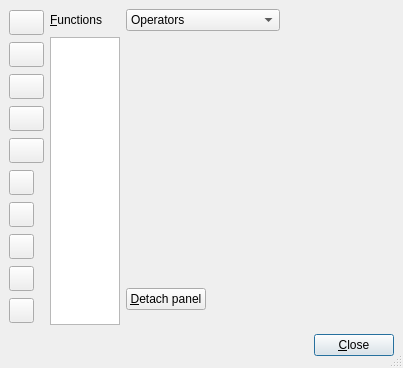
<ui version="4.0" >
 <author></author>
 <comment></comment>
 <exportmacro></exportmacro>
 <class>QMathUi</class>
 <widget class="QDialog" name="QMathUi" >
  <property name="geometry" >
   <rect>
    <x>0</x>
    <y>0</y>
    <width>403</width>
    <height>368</height>
   </rect>
  </property>
  <property name="windowTitle" >
   <string/>
  </property>
  <property name="sizeGripEnabled" >
   <bool>true</bool>
  </property>
  <layout class="QGridLayout" >
   <property name="margin" >
    <number>9</number>
   </property>
   <property name="spacing" >
    <number>6</number>
   </property>
   <item row="3" column="2" colspan="3" >
    <spacer>
     <property name="orientation" >
      <enum>Qt::Horizontal</enum>
     </property>
     <property name="sizeType" >
      <enum>QSizePolicy::Expanding</enum>
     </property>
     <property name="sizeHint" >
      <size>
       <width>171</width>
       <height>28</height>
      </size>
     </property>
    </spacer>
   </item>
   <item row="2" column="3" colspan="3" >
    <spacer>
     <property name="orientation" >
      <enum>Qt::Horizontal</enum>
     </property>
     <property name="sizeHint" >
      <size>
       <width>153</width>
       <height>51</height>
      </size>
     </property>
    </spacer>
   </item>
   <item row="3" column="5" >
    <widget class="QPushButton" name="closePB" >
     <property name="text" >
      <string>&amp;Close</string>
     </property>
    </widget>
   </item>
   <item row="2" column="2" >
    <widget class="QPushButton" name="tearoffPB" >
     <property name="toolTip" >
      <string>Open this panel as a separate window</string>
     </property>
     <property name="text" >
      <string>&amp;Detach panel</string>
     </property>
    </widget>
   </item>
   <item row="0" column="4" colspan="2" >
    <spacer>
     <property name="orientation" >
      <enum>Qt::Horizontal</enum>
     </property>
     <property name="sizeHint" >
      <size>
       <width>95</width>
       <height>22</height>
      </size>
     </property>
    </spacer>
   </item>
   <item row="0" column="2" colspan="2" >
    <widget class="QComboBox" name="symbolsCO" >
     <property name="sizePolicy" >
      <sizepolicy>
       <hsizetype>3</hsizetype>
       <vsizetype>0</vsizetype>
       <horstretch>0</horstretch>
       <verstretch>0</verstretch>
      </sizepolicy>
     </property>
     <property name="toolTip" >
      <string>Select a page of symbols</string>
     </property>
     <item>
      <property name="text" >
       <string>Operators</string>
      </property>
     </item>
     <item>
      <property name="text" >
       <string>Big operators</string>
      </property>
     </item>
     <item>
      <property name="text" >
       <string>Relations</string>
      </property>
     </item>
     <item>
      <property name="text" >
       <string>Greek</string>
      </property>
     </item>
     <item>
      <property name="text" >
       <string>Arrows</string>
      </property>
     </item>
     <item>
      <property name="text" >
       <string>Dots</string>
      </property>
     </item>
     <item>
      <property name="text" >
       <string>Frame decorations</string>
      </property>
     </item>
     <item>
      <property name="text" >
       <string>Miscellaneous</string>
      </property>
     </item>
     <item>
      <property name="text" >
       <string>AMS operators</string>
      </property>
     </item>
     <item>
      <property name="text" >
       <string>AMS relations</string>
      </property>
     </item>
     <item>
      <property name="text" >
       <string>AMS negated relations</string>
      </property>
     </item>
     <item>
      <property name="text" >
       <string>AMS arrows</string>
      </property>
     </item>
     <item>
      <property name="text" >
       <string>AMS Miscellaneous</string>
      </property>
     </item>
    </widget>
   </item>
   <item rowspan="2" row="1" column="1" >
    <widget class="QListWidget" name="functionsLW" >
     <property name="minimumSize" >
      <size>
       <width>70</width>
       <height>0</height>
      </size>
     </property>
     <property name="maximumSize" >
      <size>
       <width>60</width>
       <height>500</height>
      </size>
     </property>
     <property name="alternatingRowColors" >
      <bool>true</bool>
     </property>
    </widget>
   </item>
   <item row="0" column="1" >
    <widget class="QLabel" name="functionsLA" >
     <property name="maximumSize" >
      <size>
       <width>100</width>
       <height>16777215</height>
      </size>
     </property>
     <property name="text" >
      <string>&amp;Functions</string>
     </property>
     <property name="buddy" >
      <cstring>functionsLW</cstring>
     </property>
    </widget>
   </item>
   <item row="1" column="2" colspan="4" >
    <widget class="QStackedWidget" name="symbolWS" >
     <property name="minimumSize" >
      <size>
       <width>250</width>
       <height>16</height>
      </size>
     </property>
     <property name="currentIndex" >
      <number>1</number>
     </property>
     <widget class="QWidget" name="page" />
     <widget class="QWidget" name="page_2" />
    </widget>
   </item>
   <item rowspan="3" row="0" column="0" >
    <layout class="QVBoxLayout" >
     <property name="margin" >
      <number>0</number>
     </property>
     <property name="spacing" >
      <number>6</number>
     </property>
     <item>
      <widget class="QPushButton" name="sqrtPB" >
       <property name="minimumSize" >
        <size>
         <width>35</width>
         <height>0</height>
        </size>
       </property>
       <property name="maximumSize" >
        <size>
         <width>30</width>
         <height>25</height>
        </size>
       </property>
       <property name="toolTip" >
        <string>Insert root</string>
       </property>
       <property name="text" >
        <string/>
       </property>
       <property name="icon" >
        <iconset>../../../../lib/images/math/sqrt-square.xpm</iconset>
       </property>
      </widget>
     </item>
     <item>
      <widget class="QPushButton" name="spacePB" >
       <property name="minimumSize" >
        <size>
         <width>35</width>
         <height>0</height>
        </size>
       </property>
       <property name="maximumSize" >
        <size>
         <width>30</width>
         <height>25</height>
        </size>
       </property>
       <property name="toolTip" >
        <string>Insert spacing</string>
       </property>
       <property name="text" >
        <string/>
       </property>
       <property name="icon" >
        <iconset>../../../../lib/images/math/space.xpm</iconset>
       </property>
      </widget>
     </item>
     <item>
      <widget class="QPushButton" name="stylePB" >
       <property name="minimumSize" >
        <size>
         <width>35</width>
         <height>0</height>
        </size>
       </property>
       <property name="maximumSize" >
        <size>
         <width>30</width>
         <height>25</height>
        </size>
       </property>
       <property name="toolTip" >
        <string>Set limits style</string>
       </property>
       <property name="text" >
        <string/>
       </property>
       <property name="icon" >
        <iconset>../../../../lib/images/math/style.xpm</iconset>
       </property>
      </widget>
     </item>
     <item>
      <widget class="QPushButton" name="fontPB" >
       <property name="minimumSize" >
        <size>
         <width>35</width>
         <height>0</height>
        </size>
       </property>
       <property name="maximumSize" >
        <size>
         <width>30</width>
         <height>25</height>
        </size>
       </property>
       <property name="toolTip" >
        <string>Set math font</string>
       </property>
       <property name="text" >
        <string/>
       </property>
       <property name="icon" >
        <iconset>../../../../lib/images/math/font.xpm</iconset>
       </property>
      </widget>
     </item>
     <item>
      <widget class="QPushButton" name="fracPB" >
       <property name="minimumSize" >
        <size>
         <width>35</width>
         <height>0</height>
        </size>
       </property>
       <property name="maximumSize" >
        <size>
         <width>30</width>
         <height>25</height>
        </size>
       </property>
       <property name="toolTip" >
        <string>Set math font</string>
       </property>
       <property name="text" >
        <string/>
       </property>
       <property name="icon" >
        <iconset>../../../../lib/images/math/frac-square.xpm</iconset>
       </property>
      </widget>
     </item>
     <item>
      <widget class="QToolButton" name="equationPB" >
       <property name="sizePolicy" >
        <sizepolicy>
         <hsizetype>1</hsizetype>
         <vsizetype>1</vsizetype>
         <horstretch>0</horstretch>
         <verstretch>0</verstretch>
        </sizepolicy>
       </property>
       <property name="maximumSize" >
        <size>
         <width>25</width>
         <height>25</height>
        </size>
       </property>
       <property name="toolTip" >
        <string>Toggle between display and inline mode</string>
       </property>
       <property name="text" >
        <string/>
       </property>
       <property name="icon" >
        <iconset>../../../../lib/images/math/equation.xpm</iconset>
       </property>
      </widget>
     </item>
     <item>
      <widget class="QToolButton" name="subscriptPB" >
       <property name="maximumSize" >
        <size>
         <width>25</width>
         <height>25</height>
        </size>
       </property>
       <property name="toolTip" >
        <string>Subscript</string>
       </property>
       <property name="text" >
        <string/>
       </property>
       <property name="icon" >
        <iconset>../../../../lib/images/math/sub.xpm</iconset>
       </property>
      </widget>
     </item>
     <item>
      <widget class="QToolButton" name="superscriptPB" >
       <property name="maximumSize" >
        <size>
         <width>25</width>
         <height>25</height>
        </size>
       </property>
       <property name="toolTip" >
        <string>Superscript</string>
       </property>
       <property name="text" >
        <string/>
       </property>
       <property name="icon" >
        <iconset>../../../../lib/images/math/super.xpm</iconset>
       </property>
      </widget>
     </item>
     <item>
      <widget class="QToolButton" name="matrixPB" >
       <property name="maximumSize" >
        <size>
         <width>25</width>
         <height>25</height>
        </size>
       </property>
       <property name="toolTip" >
        <string>Insert matrix</string>
       </property>
       <property name="text" >
        <string/>
       </property>
       <property name="icon" >
        <iconset>../../../../lib/images/math/matrix.xpm</iconset>
       </property>
      </widget>
     </item>
     <item>
      <widget class="QToolButton" name="delimitersPB" >
       <property name="maximumSize" >
        <size>
         <width>25</width>
         <height>25</height>
        </size>
       </property>
       <property name="toolTip" >
        <string>Show delimiter and bracket dialog</string>
       </property>
       <property name="text" >
        <string/>
       </property>
       <property name="icon" >
        <iconset>../../../../lib/images/math/delim.xpm</iconset>
       </property>
      </widget>
     </item>
    </layout>
   </item>
  </layout>
 </widget>
 <pixmapfunction></pixmapfunction>
 <tabstops>
  <tabstop>symbolsCO</tabstop>
  <tabstop>closePB</tabstop>
  <tabstop>tearoffPB</tabstop>
  <tabstop>delimitersPB</tabstop>
  <tabstop>superscriptPB</tabstop>
  <tabstop>subscriptPB</tabstop>
  <tabstop>matrixPB</tabstop>
  <tabstop>equationPB</tabstop>
  <tabstop>fontPB</tabstop>
  <tabstop>stylePB</tabstop>
  <tabstop>spacePB</tabstop>
  <tabstop>sqrtPB</tabstop>
 </tabstops>
 <resources/>
 <connections/>
</ui>
